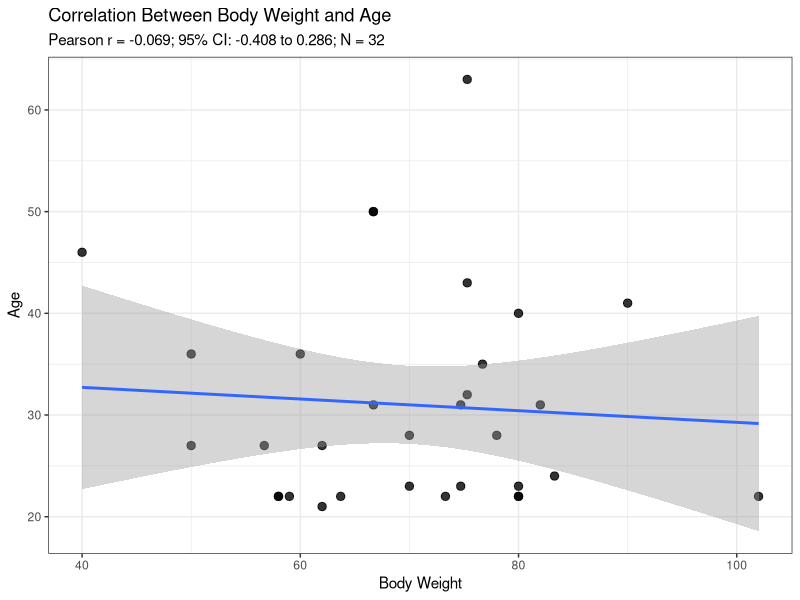
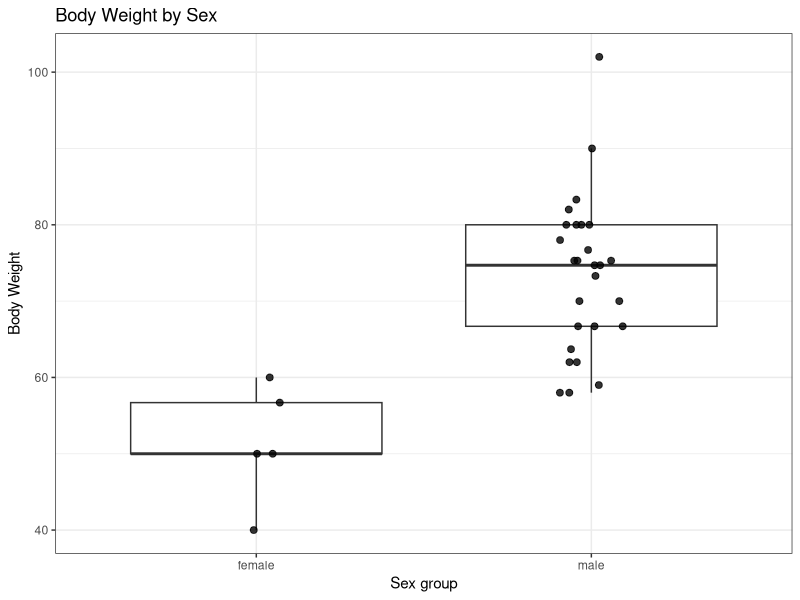
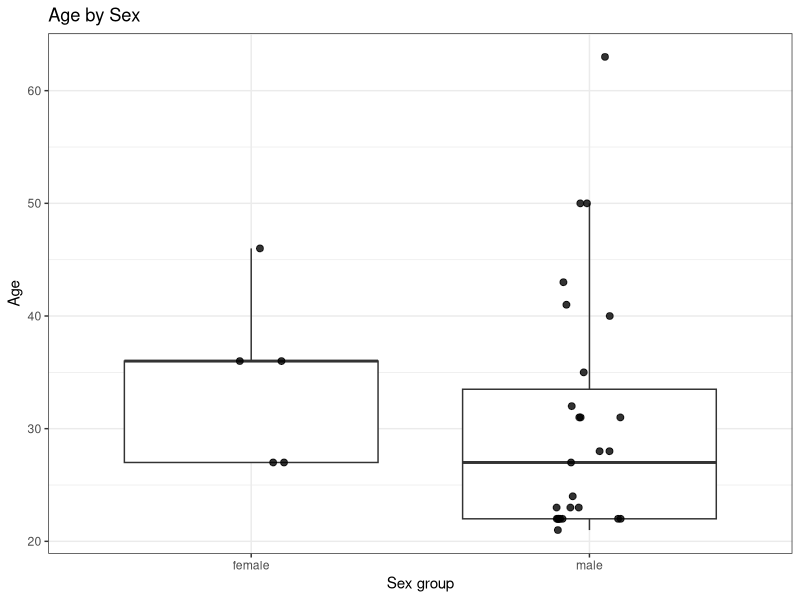

Recreate these plots in R, in order. (Note: this script raises an error after producing the figures.)
## ---- chunk 1
############################################################
# M3A-1. Covariate data preparation and descriptive statistics
############################################################

library(dplyr)
library(tidyr)
library(readr)
library(here)

# 1. Read the cleaned modeling dataset
M3_data <- read_csv(
  here("Data", "warfarin_full_dataset_ID9_cleaned_for_popPKPD.csv"),
  show_col_types = FALSE
)

# Check actual column names
names(M3_data)

# 2. Check whether baseline covariates are consistent within each ID
covariate_consistency <- M3_data %>%
  group_by(id) %>%
  summarise(
    n_WT  = n_distinct(wt[!is.na(wt)]),
    n_AGE = n_distinct(age[!is.na(age)]),
    n_SEX = n_distinct(sex[!is.na(sex)]),
    .groups = "drop"
  )

inconsistent_ids <- covariate_consistency %>%
  filter(n_WT > 1 | n_AGE > 1 | n_SEX > 1)

inconsistent_ids

# 3. Create one subject-level covariate record per ID
cov_subject <- M3_data %>%
  select(id, wt, age, sex) %>%
  distinct() %>%
  arrange(id)

cov_subject

# 4. Continuous covariate summary
continuous_summary <- cov_subject %>%
  select(wt, age) %>%
  pivot_longer(
    cols = everything(),
    names_to = "covariate",
    values_to = "value"
  ) %>%
  group_by(covariate) %>%
  summarise(
    n       = sum(!is.na(value)),
    missing = sum(is.na(value)),
    mean    = mean(value, na.rm = TRUE),
    sd      = sd(value, na.rm = TRUE),
    median  = median(value, na.rm = TRUE),
    q1      = unname(quantile(value, 0.25, na.rm = TRUE)),
    q3      = unname(quantile(value, 0.75, na.rm = TRUE)),
    minimum = min(value, na.rm = TRUE),
    maximum = max(value, na.rm = TRUE),
    .groups = "drop"
  ) %>%
  mutate(
    covariate = toupper(covariate),
    across(
      c(mean, sd, median, q1, q3, minimum, maximum),
      ~ round(.x, 2)
    )
  ) %>%
  as.data.frame()

continuous_summary

# 5. Categorical covariate summary
sex_summary <- cov_subject %>%
  mutate(
    sex = ifelse(
      is.na(sex),
      "Missing",
      as.character(sex)
    )
  ) %>%
  count(
    sex,
    name = "n",
    .drop = FALSE
  ) %>%
  mutate(
    percent = round(100 * n / sum(n), 1)
  ) %>%
  rename(
    SEX = sex,
    N = n,
    Percent = percent
  ) %>%
  as.data.frame()

sex_summary

## ---- chunk 2

############################################################
# M3A-2. Pearson correlation between WT and AGE
############################################################

library(dplyr)
library(tibble)

pearson_data <- cov_subject %>%
  transmute(
    id  = as.character(id),
    wt  = as.numeric(wt),
    age = as.numeric(age)
  ) %>%
  filter(
    complete.cases(wt, age)
  )

if (nrow(pearson_data) < 3) {
  stop("Fewer than three subjects have complete WT and AGE data.")
}

# Pearson correlation test for WT-AGE
pearson_test <- cor.test(
  x = pearson_data$wt,
  y = pearson_data$age,
  method = "pearson",
  conf.level = 0.95
)

# Report-ready result table
pearson_result <- tibble(
  Relationship = "WT vs AGE",
  N = nrow(pearson_data),
  Pearson_r = round(unname(pearson_test$estimate), 3),
  CI_lower = round(pearson_test$conf.int[1], 3),
  CI_upper = round(pearson_test$conf.int[2], 3),
  P_value = signif(pearson_test$p.value, 3)
)

pearson_result

# Scatter Plot for WT-AGE co-linearity

library(ggplot2)

pearson_subtitle <- sprintf(
  "Pearson r = %.3f; 95%% CI: %.3f to %.3f; N = %d",
  unname(pearson_test$estimate),
  pearson_test$conf.int[1],
  pearson_test$conf.int[2],
  nrow(pearson_data)
)

plot_wt_age <- ggplot(
  pearson_data,
  aes(x = wt, y = age)
) +
  geom_point(
    size = 2.5,
    alpha = 0.8
  ) +
  geom_smooth(
    method = "lm",
    formula = y ~ x,
    se = TRUE
  ) +
  theme_bw() +
  labs(
    title = "Correlation Between Body Weight and Age",
    subtitle = pearson_subtitle,
    x = "Body Weight",
    y = "Age"
  )

plot_wt_age

## ---- chunk 3
############################################################
# M3A-3. WT and AGE correlating to SEX
############################################################

library(dplyr)
library(ggplot2)

# Prepare subject-level data
sex_plot_data <- cov_subject %>%
  mutate(
    wt = as.numeric(wt),
    age = as.numeric(age),
    sex_group = factor(sex)
  ) %>%
  filter(!is.na(sex_group))


# WT-SEX Correlation

plot_wt_sex <- ggplot(
  sex_plot_data,
  aes(x = sex_group, y = wt)
) +
  geom_boxplot(
    outlier.shape = NA,
    na.rm = TRUE
  ) +
  geom_jitter(
    width = 0.10,
    height = 0,
    size = 2,
    alpha = 0.8,
    na.rm = TRUE
  ) +
  theme_bw() +
  labs(
    title = "Body Weight by Sex",
    x = "Sex group",
    y = "Body Weight"
  )

plot_wt_sex

# AGE-SEX Correlation

plot_age_sex <- ggplot(
  sex_plot_data,
  aes(x = sex_group, y = age)
) +
  geom_boxplot(
    outlier.shape = NA,
    na.rm = TRUE
  ) +
  geom_jitter(
    width = 0.10,
    height = 0,
    size = 2,
    alpha = 0.8,
    na.rm = TRUE
  ) +
  theme_bw() +
  labs(
    title = "Age by Sex",
    x = "Sex group",
    y = "Age"
  )

plot_age_sex

## ---- chunk 4
############################################################
# M3A-4. ETA-covariate exploratory analysis
############################################################

library(dplyr)
library(ggplot2)

# Organizing eta estimates from the selected base model in M2

fit_M3_base <- fit_M2_full_IIV    #YOU HAVE TO RUN M2 FIRST TO RUN THIS SECTION
fit_M3_data <- as.data.frame(fit_M3_base)
eta_subject <- fit_M3_data %>%
  transmute(
    id = as.character(ID),
    eta_cl = eta.cl,
    eta_v  = eta.v
  ) %>%
  group_by(id) %>%
  summarise(
    eta_cl = first(eta_cl),
    eta_v  = first(eta_v),
    .groups = "drop"
  )

# Merge ETA estimates with the subject-level covariate dataset
eta_cov_data <- cov_subject %>%
  mutate(
    id = as.character(id),
    wt = as.numeric(wt),
    age = as.numeric(age),
    sex_group = factor(sex)
  ) %>%
  left_join(
    eta_subject,
    by = "id"
  )

eta_cov_data
## ---- chunk 5
# ETA(CL/F) vs body weight
plot_eta_cl_wt <- ggplot(
  eta_cov_data,
  aes(x = wt, y = eta_cl)
) +
  geom_point(
    size = 2.5,
    alpha = 0.8
  ) +
  geom_hline(
    yintercept = 0,
    linetype = "dashed"
  ) +
  geom_smooth(
    method = "lm",
    formula = y ~ x,
    se = TRUE
  ) +
  theme_bw() +
  labs(
    title = "ETA(CL/F) vs Body Weight",
    x = "Body Weight (kg)",
    y = "ETA(CL/F)"
  )

plot_eta_cl_wt
## ---- chunk 6
# ETA(CL/F) vs age
plot_eta_cl_age <- ggplot(
  eta_cov_data,
  aes(x = age, y = eta_cl)
) +
  geom_point(
    size = 2.5,
    alpha = 0.8
  ) +
  geom_hline(
    yintercept = 0,
    linetype = "dashed"
  ) +
  geom_smooth(
    method = "lm",
    formula = y ~ x,
    se = TRUE
  ) +
  theme_bw() +
  labs(
    title = "ETA(CL/F) vs Age",
    x = "Age (years)",
    y = "ETA(CL/F)"
  )

plot_eta_cl_age
## ---- chunk 7
# ETA(V/F) vs body weight
plot_eta_v_wt <- ggplot(
  eta_cov_data,
  aes(x = wt, y = eta_v)
) +
  geom_point(
    size = 2.5,
    alpha = 0.8
  ) +
  geom_hline(
    yintercept = 0,
    linetype = "dashed"
  ) +
  geom_smooth(
    method = "lm",
    formula = y ~ x,
    se = TRUE
  ) +
  theme_bw() +
  labs(
    title = "ETA(V/F) vs Body Weight",
    x = "Body Weight (kg)",
    y = "ETA(V/F)"
  )

plot_eta_v_wt
## ---- chunk 8
# ETA(V/F) vs age
plot_eta_v_age <- ggplot(
  eta_cov_data,
  aes(x = age, y = eta_v)
) +
  geom_point(
    size = 2.5,
    alpha = 0.8
  ) +
  geom_hline(
    yintercept = 0,
    linetype = "dashed"
  ) +
  geom_smooth(
    method = "lm",
    formula = y ~ x,
    se = TRUE
  ) +
  theme_bw() +
  labs(
    title = "ETA(V/F) vs Age",
    x = "Age (years)",
    y = "ETA(V/F)"
  )

plot_eta_v_age

## ---- chunk 9
# ETA(CL/F) by sex
plot_eta_cl_sex <- ggplot(
  eta_cov_data,
  aes(x = sex_group, y = eta_cl)
) +
  geom_boxplot(
    outlier.shape = NA,
    na.rm = TRUE
  ) +
  geom_jitter(
    width = 0.10,
    height = 0,
    size = 2,
    alpha = 0.8,
    na.rm = TRUE
  ) +
  geom_hline(
    yintercept = 0,
    linetype = "dashed"
  ) +
  theme_bw() +
  labs(
    title = "ETA(CL/F) by Sex",
    x = "Sex group",
    y = "ETA(CL/F)"
  )

plot_eta_cl_sex

# ETA(V/F) by sex
plot_eta_v_sex <- ggplot(
  eta_cov_data,
  aes(x = sex_group, y = eta_v)
) +
  geom_boxplot(
    outlier.shape = NA,
    na.rm = TRUE
  ) +
  geom_jitter(
    width = 0.10,
    height = 0,
    size = 2,
    alpha = 0.8,
    na.rm = TRUE
  ) +
  geom_hline(
    yintercept = 0,
    linetype = "dashed"
  ) +
  theme_bw() +
  labs(
    title = "ETA(V/F) by Sex",
    x = "Sex group",
    y = "ETA(V/F)"
  )

plot_eta_v_sex
## ---- chunk 10
############################################################
# M3A-3. ggplots output
############################################################

# WT vs AGE
ggsave(
  "M3A_WT_vs_AGE.png",
  plot = plot_wt_age,
  width = 7, height = 5, dpi = 300
)

# WT by SEX
ggsave(
  "M3A_WT_by_SEX.png",
  plot = plot_wt_sex,
  width = 7, height = 5, dpi = 300
)

# AGE by SEX
ggsave(
  "M3A_AGE_by_SEX.png",
  plot = plot_age_sex,
  width = 7, height = 5, dpi = 300
)

# ETA(CL/F) vs WT
ggsave(
  "M3A_ETA_CL_vs_WT.png",
  plot = plot_eta_cl_wt,
  width = 7, height = 5, dpi = 300
)

# ETA(CL/F) vs AGE
ggsave(
  "M3A_ETA_CL_vs_AGE.png",
  plot = plot_eta_cl_age,
  width = 7, height = 5, dpi = 300
)

# ETA(CL/F) by SEX
ggsave(
  "M3A_ETA_CL_by_SEX.png",
  plot = plot_eta_cl_sex,
  width = 7, height = 5, dpi = 300
)

# ETA(V/F) vs WT
ggsave(
  "M3A_ETA_V_vs_WT.png",
  plot = plot_eta_v_wt,
  width = 7, height = 5, dpi = 300
)

# ETA(V/F) vs AGE
ggsave(
  "M3A_ETA_V_vs_AGE.png",
  plot = plot_eta_v_age,
  width = 7, height = 5, dpi = 300
)

# ETA(V/F) by SEX
ggsave(
  "M3A_ETA_V_by_SEX.png",
  plot = plot_eta_v_sex,
  width = 7, height = 5, dpi = 300
)
